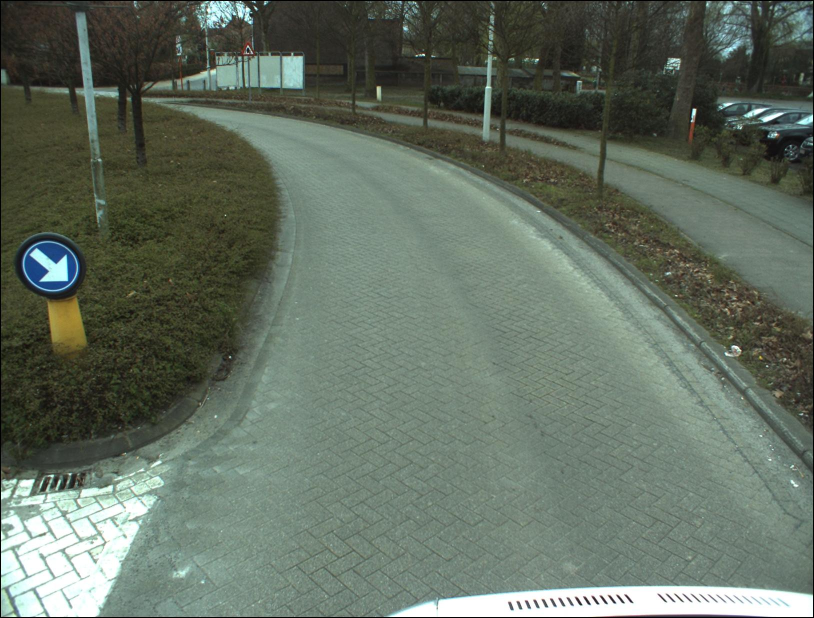
#> input picture handmade-detrec/detection/test_images/blue_test.jpg, 1628 x 1236 px (shown at 1/2 size)
$ python -i complex_classification.py   (imports and definitions only)
#> lines starting #> are read from the running program, lines starting #| are printed output that depends on the picture
'''This is a more complex way of classification that would be used in the detection module but
doesn't work very well for now and must be perfected'''

import preprocessing_module as pm
from detection_module import *
import numpy as np
import cv2

HELP_COMPONENTS = {"white": [[[0, 0, 100], [255, 100, 255]]], "black": [[[0, 0, 0], [255, 80, 60]]]}

# [158 lines left out: functions verif_triangle, verif_rectangle, verif_circle, classify, montre_panneau_verif, not called in this run]


def give_signs(img):
    """
    returns the array of the cropped_image containing the polygons
    :param img: image array
    :return: classification dictionnary of the images
    """
    image_masks = pm.each_image(pm.detect_image_component(img, detection_components), pm.image_contour)
    masks_polygons = pm.each_image(image_masks, find_shape, i=1)
    i = 0
    classified_polygons = {"triangles": {"rwb": [], "rw": []},
                        "rectangles": {"bw": []},
                        "circles": {"bw": [], "rwb": [], 'rw':[]}}
    for polygons in masks_polygons:
        triangles, rectangles, circles = interesting_polygon(polygons)
        """takes the three kinds of signs and the circle base color
        which is 0 for blue and 1 for red and classes them """
        for triangle in triangles:
            (x, y), h, w = capt_rectangle(triangle)
            crop_img = img[y:y + h, x:x + w]
            ratio = h / w
            translated_triangle = triangle - np.tile([[x, y]], (triangle.shape[0], 1, 1))
            clas = verif_triangle(translated_triangle, crop_img)
            if 2 > ratio > 0.5 and clas != "nothing":
                classified_polygons["triangles"][clas].append(crop_img)
        for rectangle in rectangles:
            (x, y), h, w = capt_rectangle(rectangle)
            crop_img = img[y:y + h, x:x + w]
            ratio = h / w
            translated_rectangle = rectangle - np.tile([[x, y]], (rectangle.shape[0], 1, 1))
            clas = verif_rectangle(translated_rectangle, crop_img)
            if 2 > ratio > 0.5 and clas != "nothing":
                classified_polygons["rectangles"][clas].append(crop_img)
        for circle in circles:
            (x, y), h, w = capt_rectangle(circle)
            crop_img = img[y:y + h, x:x + w]
            ratio = h / w
            translated_circle = circle - np.tile([[x, y]], (circle.shape[0], 1, 1))
            clas = verif_circle(translated_circle, i, crop_img)
            if 2 > ratio > 0.5 and clas != "nothing":
                classified_polygons["circles"][clas].append(crop_img)
        i+=1
    return classified_polygons

>>> import cv2
>>> picture = cv2.imread('test_images/blue_test.jpg', cv2.IMREAD_GRAYSCALE)
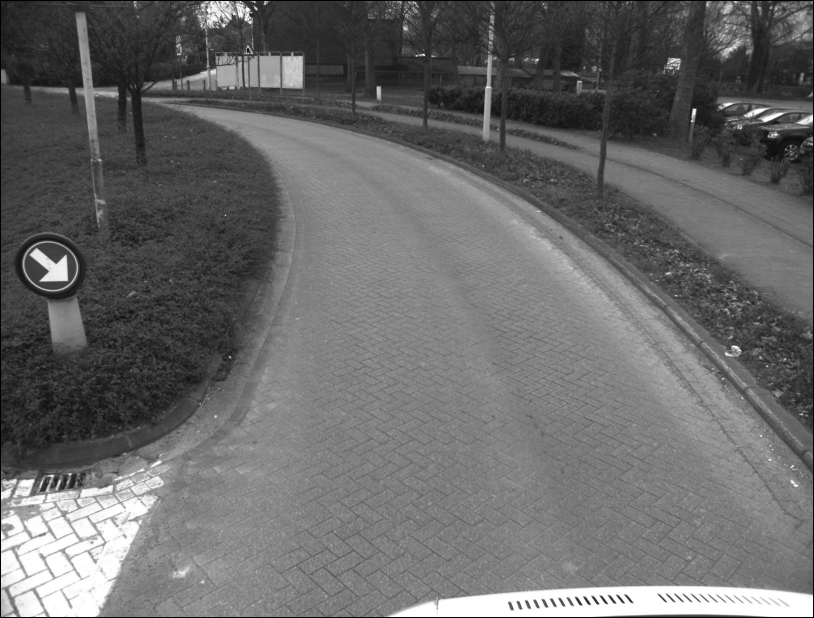
#> picture: shape (1236, 1628) (shown at 1/2 size); min 0, max 255, mean 105.3
#> (the run stopped early here; a loop or call above may not have finished)

$ run again, on handmade-detrec/detection/test_images/handmade_image.jpg
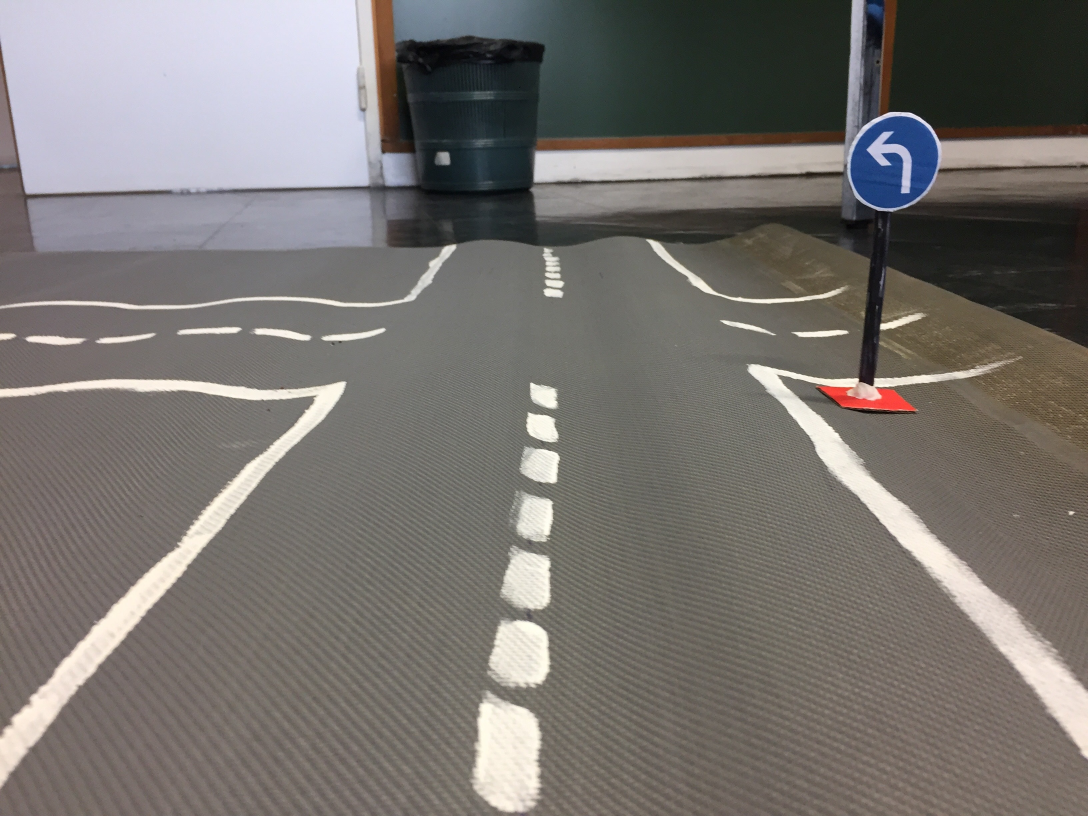
#> input picture handmade-detrec/detection/test_images/handmade_image.jpg, 3264 x 2448 px (shown at 1/3 size)
#> `picture = cv2.imread('test_images/blue_test.jpg', cv2.IMREAD_GRAYSCALE)`:
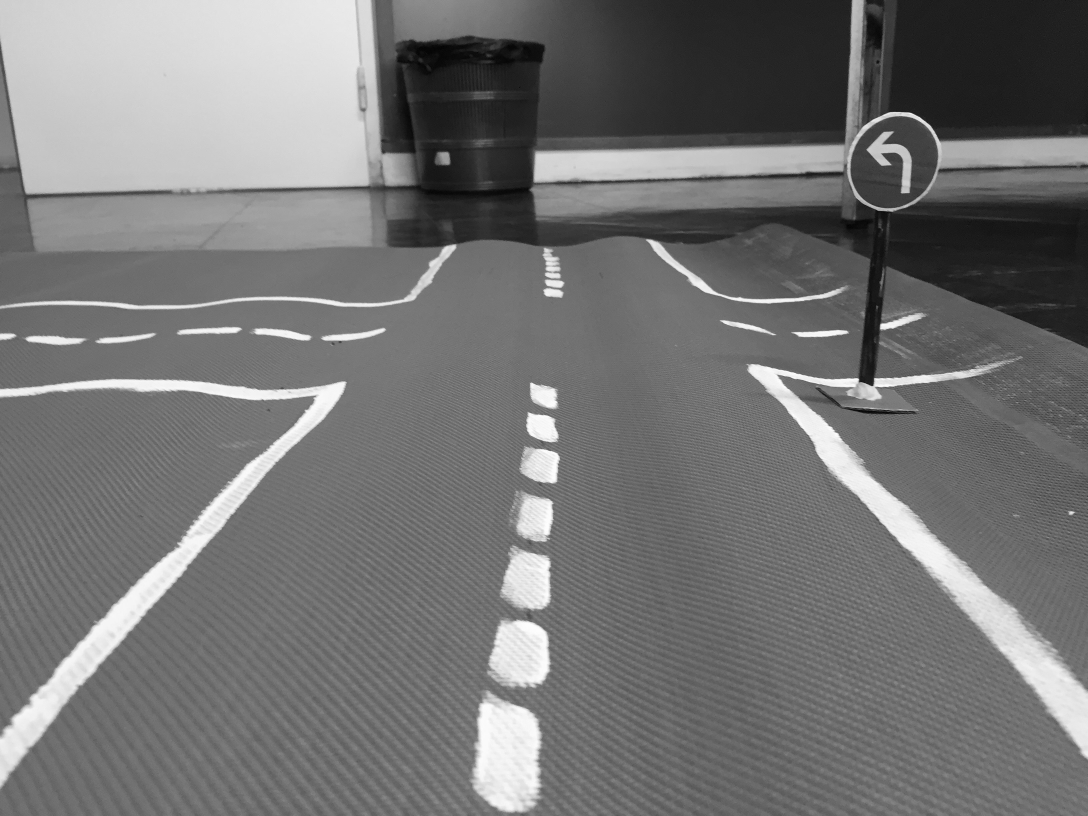
#> picture: shape (2448, 3264) (shown at 1/3 size); min 0, max 255, mean 116.3

$ run again, on handmade-detrec/detection/test_images/red_test.jpg
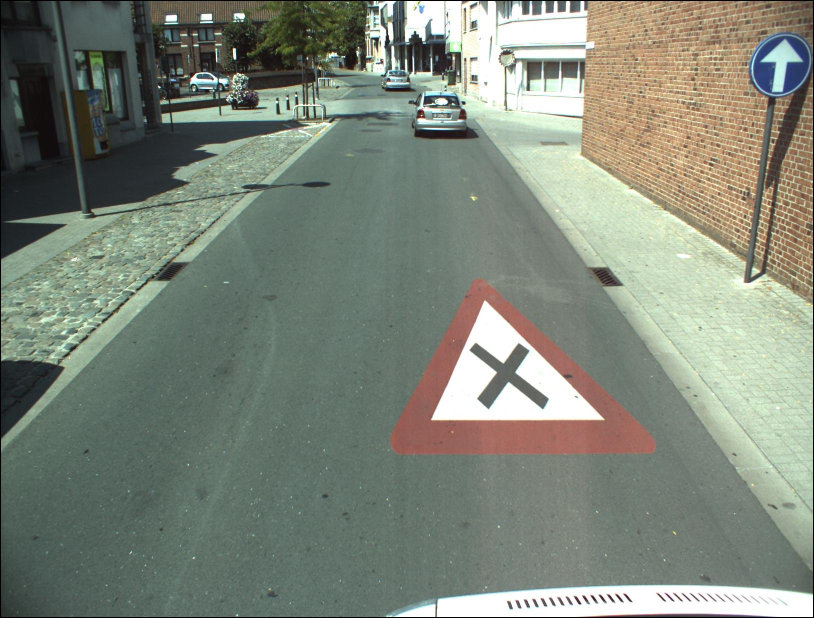
#> input picture handmade-detrec/detection/test_images/red_test.jpg, 1628 x 1236 px (shown at 1/2 size)
#> `picture = cv2.imread('test_images/blue_test.jpg', cv2.IMREAD_GRAYSCALE)`:
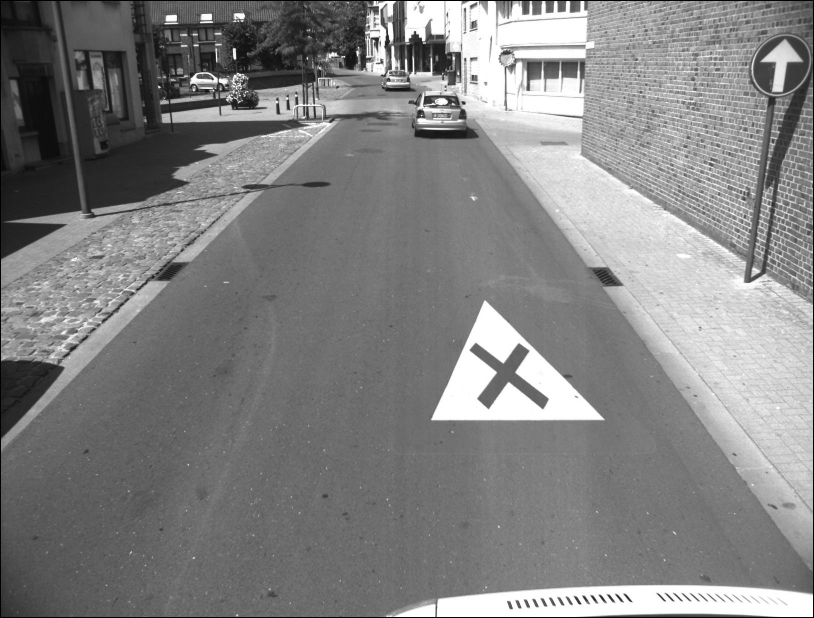
#> picture: shape (1236, 1628) (shown at 1/2 size); min 0, max 255, mean 130.2

$ run again, on handmade-detrec/detection/test_images/red_test_2.jpg
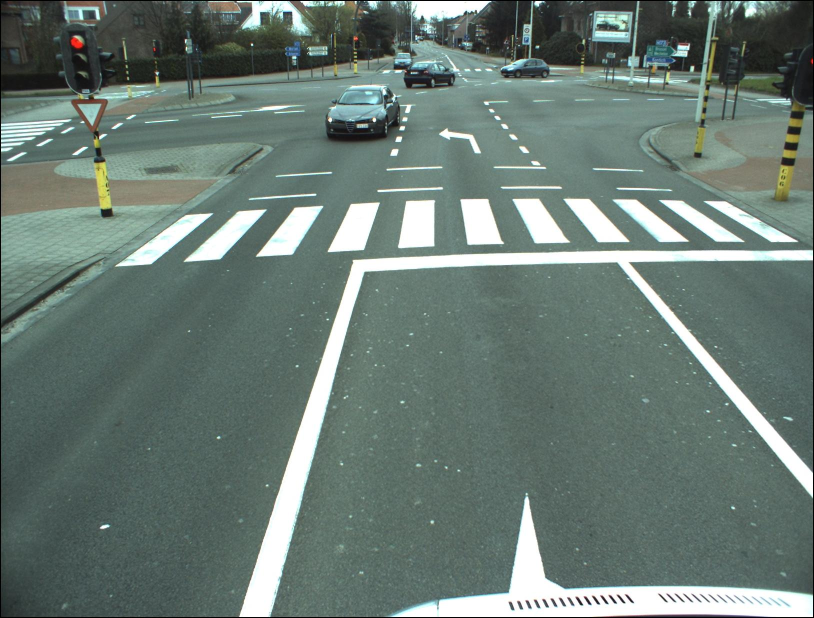
#> input picture handmade-detrec/detection/test_images/red_test_2.jpg, 1628 x 1236 px (shown at 1/2 size)
#> `picture = cv2.imread('test_images/blue_test.jpg', cv2.IMREAD_GRAYSCALE)`:
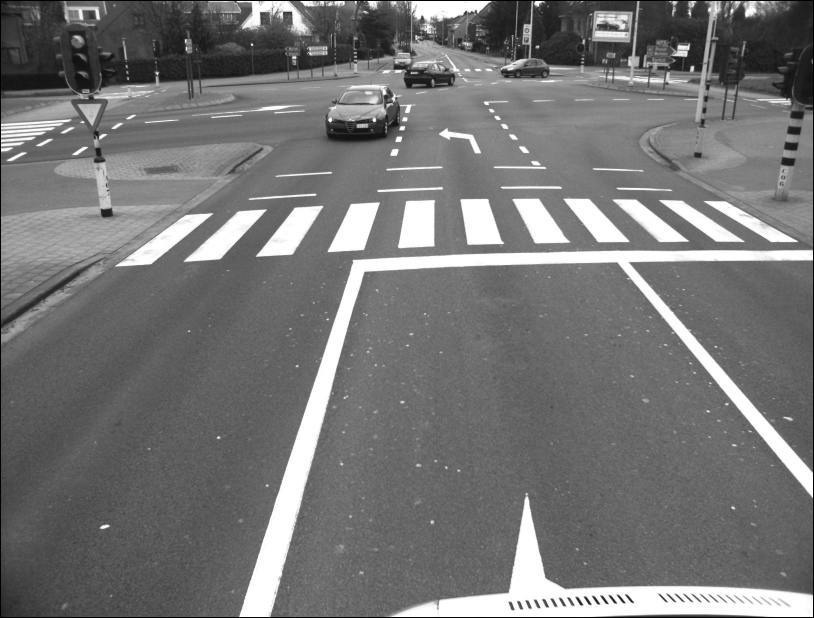
#> picture: shape (1236, 1628) (shown at 1/2 size); min 0, max 255, mean 117.1
